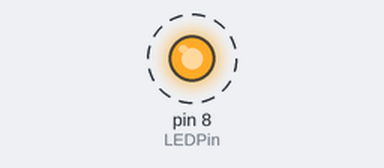
A sketch run on a simulated Arduino Uno, built with avr-gcc and run on an emulated ATmega328P. Shown: output pins drawn as LEDs (lit = HIGH). Dashed ring = blinking.

Above: at 0.2 s.
Timing chart, 0 to 3.0 s (numbered marks = the images above):
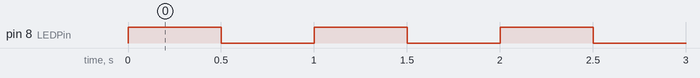

Measured:
- by itself, pin 8 (LEDPin): alternates HIGH for 0.50 s and LOW for 0.50 s

The sketch:

simple_led.ino
```cpp
/*
Arduino Bootcamp
- Simple LED Circuit
This project demonstrates an LED controlled by the Arduino
created 10/29/2016
modified 10/29/2016
by: Lee Assam
*/

//Set the LED Pin constant globally
//The LED is connected to Pin 8 of the Arduino
#define LEDPin 8


// the setup function runs once when you press reset or power the board
void setup() {
  // initialize LED Pin as an output.
  pinMode(LEDPin, OUTPUT);
}

// the loop function runs over and over again forever
void loop() {
  //Turn the LED On
  digitalWrite(LEDPin, HIGH);
  //Wait 1 second
  delay(500);
  //Turn the LED Off
  digitalWrite(LEDPin, LOW);
  //Wait 1 second
  delay(500);
}
```
